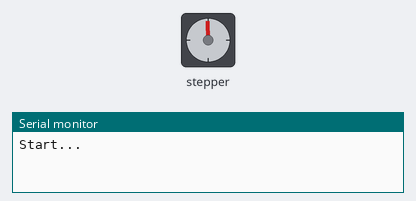
Bench run of a sketch on a simulated Arduino Uno, built with avr-gcc and run on an emulated ATmega328P. Shown: stepper motor, the last lines printed to the serial monitor. Wiring (inferred from the names in the program): stepper motor driver (200 steps per turn assumed): step pin 9; direction pin 8; enable pin 7.

Above: at 0.15 s.
At 9.45 s:
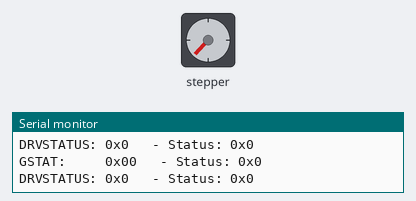
At 19.05 s:
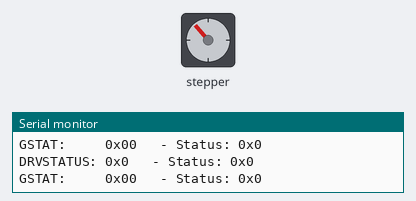
At 39.75 s:
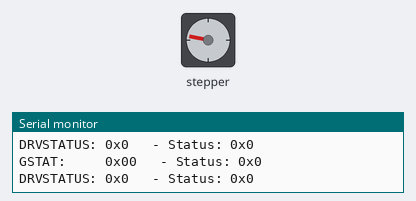
Timing chart, 0 to 40.0 s (numbered marks = the images above):
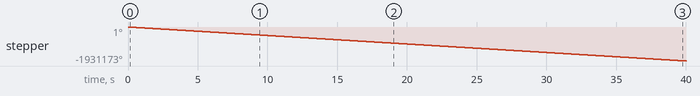

The sketch:

TMC2130.ino
```cpp
/*
  Trinamic TMC2130 Example
*/

#include "SPI.h"

// Note: You also have to connect GND, 5V and VM.
//       A connection diagram can be found in the schematics.
#define EN_PIN    7 //enable (CFG6)
#define DIR_PIN   8 //direction
#define STEP_PIN  9 //step

#define CS_PIN   10 //chip select
#define MOSI_PIN 11 //SDI/MOSI (ICSP: 4, Uno: 11, Mega: 51)
#define MISO_PIN 12 //SDO/MISO (ICSP: 1, Uno: 12, Mega: 50)
#define SCK_PIN  13 //CLK/SCK  (ICSP: 3, Uno: 13, Mega: 52)

//TMC2130 registers
#define WRITE          0x80 //write flag
#define REG_GCONF      0x00
#define REG_GSTAT      0x01
#define REG_IHOLD_IRUN 0x10
#define REG_CHOPCONF   0x6C
#define REG_COOLCONF   0x6D
#define REG_DCCTRL     0x6E
#define REG_DRVSTATUS  0x6F

uint8_t tmc_write(uint8_t cmd, uint32_t data)
{
  uint8_t s;

  digitalWrite(CS_PIN, LOW);

  s = SPI.transfer(cmd);
  SPI.transfer((data>>24UL)&0xFF)&0xFF;
  SPI.transfer((data>>16UL)&0xFF)&0xFF;
  SPI.transfer((data>> 8UL)&0xFF)&0xFF;
  SPI.transfer((data>> 0UL)&0xFF)&0xFF;

  digitalWrite(CS_PIN, HIGH);

  return s;
}

uint8_t tmc_read(uint8_t cmd, uint32_t *data)
{
  uint8_t s;

  tmc_write(cmd, 0UL); //set read address

  digitalWrite(CS_PIN, LOW);

  s = SPI.transfer(cmd);
  *data  = SPI.transfer(0x00)&0xFF;
  *data <<=8;
  *data |= SPI.transfer(0x00)&0xFF;
  *data <<=8;
  *data |= SPI.transfer(0x00)&0xFF;
  *data <<=8;
  *data |= SPI.transfer(0x00)&0xFF;

  digitalWrite(CS_PIN, HIGH);

  return s;
}

void setup()
{
  //set pins
  pinMode(EN_PIN, OUTPUT);
  digitalWrite(EN_PIN, HIGH); //deactivate driver (LOW active)
  pinMode(DIR_PIN, OUTPUT);
  digitalWrite(DIR_PIN, LOW); //LOW or HIGH
  pinMode(STEP_PIN, OUTPUT);
  digitalWrite(STEP_PIN, LOW);

  pinMode(CS_PIN, OUTPUT);
  digitalWrite(CS_PIN, HIGH);
  pinMode(MOSI_PIN, OUTPUT);
  digitalWrite(MOSI_PIN, LOW);
  pinMode(MISO_PIN, INPUT);
  digitalWrite(MISO_PIN, HIGH);
  pinMode(SCK_PIN, OUTPUT);
  digitalWrite(SCK_PIN, LOW);

  //init serial port
  Serial.begin(9600); //init serial port and set baudrate
  while(!Serial); //wait for serial port to connect (needed for Leonardo only)
  Serial.println("\nStart...");

  //init SPI
  SPI.setDataMode(SPI_MODE3);
  SPI.setBitOrder(MSBFIRST);
  SPI.setClockDivider(SPI_CLOCK_DIV128);
  SPI.begin();

  //set TMC2130 config
  tmc_write(WRITE|REG_GCONF,      0x00000001UL); //voltage on AIN is current reference
  tmc_write(WRITE|REG_IHOLD_IRUN, 0x00001010UL); //IHOLD=0x10, IRUN=0x10
  tmc_write(WRITE|REG_CHOPCONF,   0x00008008UL); //native 256 microsteps

  //TMC2130 outputs on (LOW active)
  digitalWrite(EN_PIN, LOW);
}

void loop()
{
  static uint32_t last_time=0;
  uint32_t ms = millis();
  uint32_t data;
  uint8_t s;

  if((ms-last_time) > 1000) //run every 1s
  {
    last_time = ms;

    //show REG_GSTAT
    s = tmc_read(REG_GSTAT, &data);
    Serial.print("GSTAT:     0x0");
    Serial.print(data, HEX);
    Serial.print("\t - ");
    Serial.print("Status: 0x");
    Serial.print(s, HEX);
    if(s & 0x01) Serial.print(" reset");
    if(s & 0x02) Serial.print(" error");
    if(s & 0x04) Serial.print(" sg2");
    if(s & 0x08) Serial.print(" standstill");
    Serial.println(" ");

    //show REG_DRVSTATUS
    s = tmc_read(REG_DRVSTATUS, &data);
    Serial.print("DRVSTATUS: 0x");
    Serial.print(data, HEX);
    Serial.print("\t - ");
    Serial.print("Status: 0x");
    Serial.print(s, HEX);
    if(s & 0x01) Serial.print(" reset");
    if(s & 0x02) Serial.print(" error");
    if(s & 0x04) Serial.print(" sg2");
    if(s & 0x08) Serial.print(" standstill");
    Serial.println(" ");
  }

  //make steps
  digitalWrite(STEP_PIN, HIGH);
  delayMicroseconds(10);
  digitalWrite(STEP_PIN, LOW);
  delayMicroseconds(10);
}
```

Measured:
- by itself, stepper: keeps turning counter-clockwise at about 48281°/s
